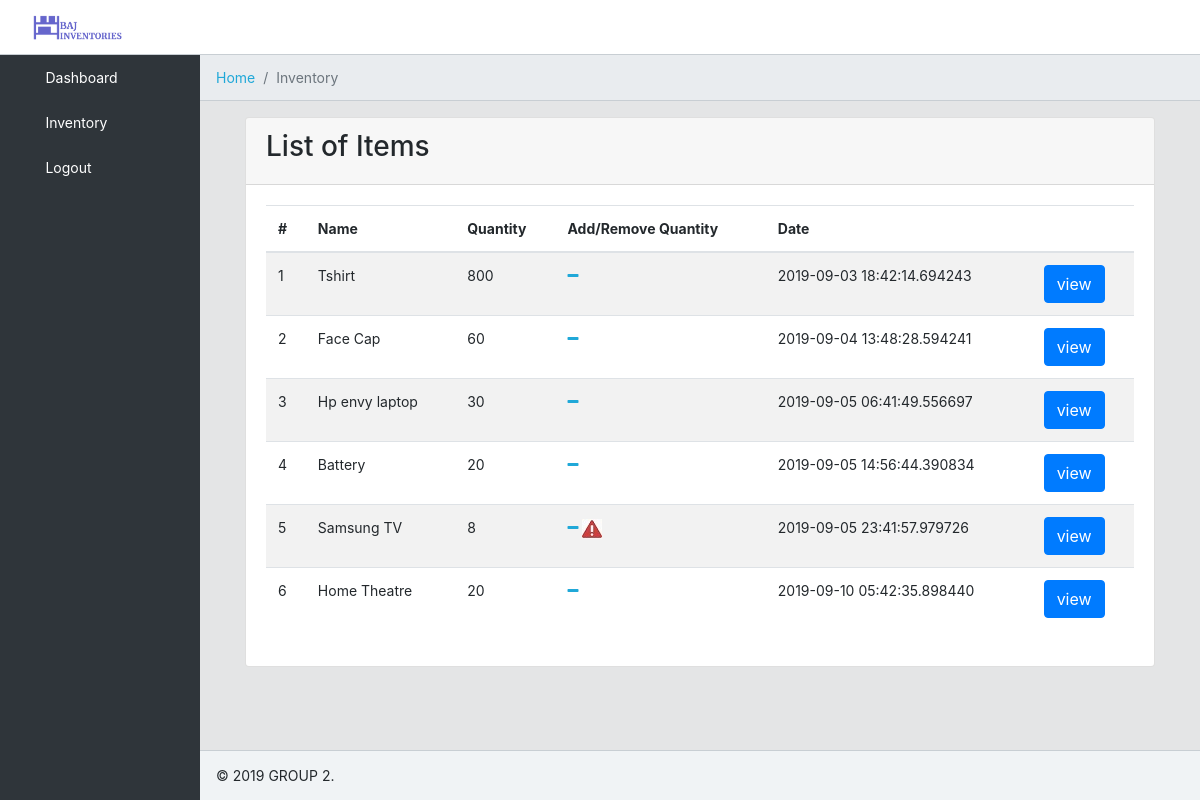
The page /inventory (signed in) on the database its author committed.
### tables this page shows
CREATE TABLE "items" (
	"id"	INTEGER NOT NULL PRIMARY KEY AUTOINCREMENT UNIQUE,
	"name"	TEXT NOT NULL UNIQUE,
	"quantity"	INTEGER NOT NULL,
	"thumbnail"	TEXT NOT NULL,
	"date"	TEXT NOT NULL,
	"user_id"	INTEGER NOT NULL
, price REAL);

### application.py (the view)
@app.route("/inventory", methods=["GET", "POST"])
@login_required
def inventory():
    if request.method == "POST":
        itemName = request.form.get('name')
        quantity = request.form.get('quantity')
        thumbnail = request.form.get('thumbnail')
        price = request.form.get('price')
        user_id = session["user_id"]
        date = str(datetime.now())
        sql = "INSERT INTO items (name, quantity, thumbnail, date, user_id, price) VALUES ('%s', %s, '%s', '%s', %s, %s)" % (
            itemName, quantity, thumbnail, date, user_id, price)
        row = db.execute(sql)
        print(row)
        if row:
            message = "Item Created with %s stocks" % (quantity)
            item_log(message, row)
            return redirect("/inventory")
        else:
            return redirect("/")
    else:
        sql = "SELECT * FROM items"
        items = db.execute(sql)
        print(items)
        return render_template("inventory.html", items=items)

### application.py (called while the page is built)
@app.after_request
def after_request(response):
    response.headers["Cache-Control"] = "no-cache, no-store, must-revalidate"
    response.headers["Expires"] = 0
    response.headers["Pragma"] = "no-cache"
    return response

### helper.py (called while the page is built)
def login_required(f):
    @wraps(f)
    def decorated_function(*args, **kwargs):
        if session.get("user_id") is None:
            return redirect("/")
        return f(*args, **kwargs)
    return decorated_function

### templates/inventory.html (shortened to what this page needs)
{% extends "layout.html" %}
{% block breadcrumb %}
<li class="breadcrumb-item">
    <a href="/">Home</a>
  </li>
  <li class="breadcrumb-item active">Inventory</li>
{% endblock %}
{% block main %}
<div class="container-fluid">
    <div class="row d-flex justify-content-center h-100">
        <div class="card">
            <div class="card-header">
               <h3>List of Items</h3>
            </div>
            <div class="card-body">
                <div class="table-responsive-md">
                    <table class="table table-striped">
                            <thead>
                                <tr>
                                    <th scope="col">#</th>
                                    <th scope="col">Name</th>
                                    <th scope="col">Quantity</th>
                                    <th scope="col">Add/Remove Quantity</th>
                                    <th scope="col">Date</th>
                                    <th scope="col"></th>
                                </tr>
                            </thead>
                            <tbody>
                                    {% for e in items %}
                                    <tr>
                                        <td>{{(items.index(e) + 1)}} </td>
                                        <td>{{e['name']}} </td>
                                        <td>{{e['quantity']}} </td>
                                        <td><a href='#' name='{{e["id"]}}' class='minus' id='{{e["quantity"]}}'><i class="fa fa-minus" aria-hidden="true"></i></a> {% if e["quantity"] < 10 %} <span><img src="/static/caution.jpg" /></span> {% endif %}</td>
                                        <td>{{e['date']}} </td>
                                        <td><a href='view?id={{e["id"]}}' class='btn btn-xs btn-primary'>view</a> </td>
                                    </tr>
                                    {% endfor %}
                            </tbody>
                    </table>
                </div>
            </div>
        </div>
    </div>
</div>
{% endblock %}

### static/style.css (style rules this page uses)
html { font-family: sans-serif; line-height: 1.15; -webkit-text-size-adjust: 100%; -webkit-tap-highlight-color: rgba(0, 0, 0, 0); }
body { margin: 0; font-family: -apple-system, BlinkMacSystemFont, "Segoe UI", Roboto, "Helvetica Neue", Arial, "Noto Sans", sans-serif, "Apple Color Emoji", "Segoe UI Emoji", "Segoe UI Symbol", "Noto Color Emoji"; font-size: 0.875rem; font-weight: 400; line-height: 1.5; color: #23282c; text-align: left; background-color: #e4e5e6; }
h1, h2, h3, h4, h5, h6 { margin-top: 0; margin-bottom: 0.5rem; }
a { color: #20a8d8; text-decoration: none; background-color: transparent; }
img { vertical-align: middle; border-style: none; }
table { border-collapse: collapse; }
th { text-align: inherit; }
.container-fluid { width: 100%; padding-right: 15px; padding-left: 15px; margin-right: auto; margin-left: auto; }
.row { display: -ms-flexbox; display: flex; -ms-flex-wrap: wrap; flex-wrap: wrap; margin-right: -15px; margin-left: -15px; }
.main .container-fluid { padding: 0 30px; }
.app, app-dashboard, app-root { display: -ms-flexbox; display: flex; -ms-flex-direction: column; flex-direction: column; min-height: 100vh; }
@media (min-width: 992px) { .card { height: 500px auto; margin-top: auto; margin-bottom: auto; width: 1400px; background-color: white; } }

### rows shown on the page
items: value "1", name "Tshirt", quantity "800", date "2019-09-03 18:42:14.694243"
items: value "2", name "Face Cap", quantity "60", date "2019-09-04 13:48:28.594241"
items: value "3", name "Hp envy laptop", quantity "30", date "2019-09-05 06:41:49.556697"
items: value "4", name "Battery", quantity "20", date "2019-09-05 14:56:44.390834"
items: value "5", name "Samsung TV", quantity "8", date "2019-09-05 23:41:57.979726"
items: value "6", name "Home Theatre", quantity "20", date "2019-09-10 05:42:35.898440"
